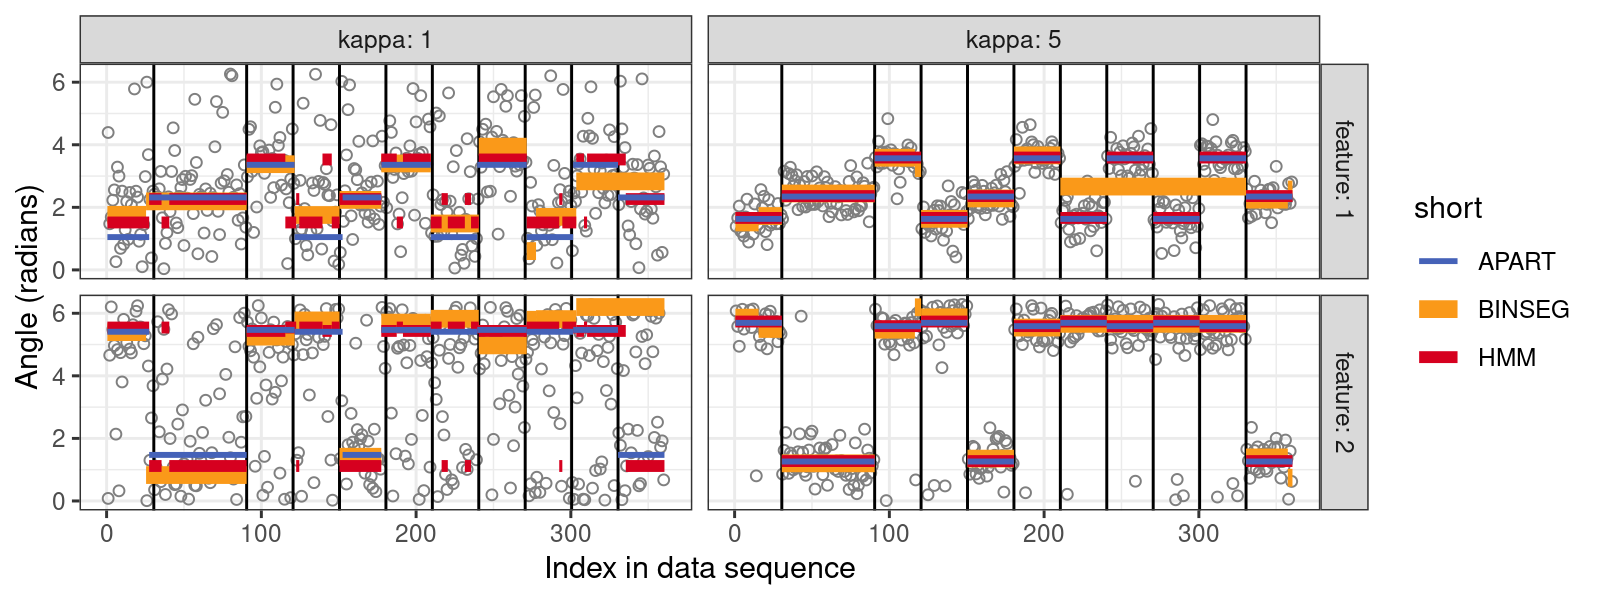

The script that saved this image:
library(ggplot2)
library(data.table)
(objs=load("figure-2d-hmm-sim-noise-many-data.RData"))
show.kappa <- c(1,5)
both.long <- melt(
  both.seg,
  measure.vars=measure(
    dim.i=as.integer, pattern="V([12])"),
  value.name="mean.angle"
)[
, mean.radians := ifelse(mean.angle<0, mean.angle+2*pi, mean.angle)
][
, feature := dim.i
][
  kappa %in% show.kappa
]
sim.show <- sim.dt[
, feature := dim.i
][
  kappa %in% show.kappa
]
true.dt <- data.table(index=true.change.vec)
algo <- function(algorithm, short, color, size){
  data.table(algorithm, short, color, size)
}
algo.dt <- rbind(
  algo("LR","LR","00b50d",1),
  algo("APART", "APART", "4562b8", 1),
  algo("SinCosL2BinSeg", "BINSEG", "fa9919", 3),
  algo("VonMisesHMM", "HMM", "d6001f", 2))
algo.colors <- algo.dt[, structure(paste0("#",color), names=short)]
algo.sizes <- algo.dt[, structure(size, names=short)]
both.disp <- both.long[algo.dt, on="algorithm"][order(-size)]
gg <- ggplot()+
  theme_bw()+
  geom_point(aes(
    data.i, angle),
    shape=1,
    color="grey50",
    data=sim.show)+
  geom_vline(aes(
    xintercept=index),
    color="black",
    data=true.dt)+
  facet_grid(feature ~ kappa, labeller=label_both)+
  geom_segment(aes(
    start, mean.radians,
    color=short,
    size=short,
    xend=end,
    yend=mean.radians),
    data=both.disp)+
  scale_color_manual(values=algo.colors)+
  scale_size_manual(values=algo.sizes)+
  scale_x_continuous(
    "Index in data sequence")+
  scale_y_continuous(
    "Angle (radians)")
png("figure-2d-hmm-sim-noise-many.png", width=8, height=3, units="in", res=200)
print(gg)
dev.off()
